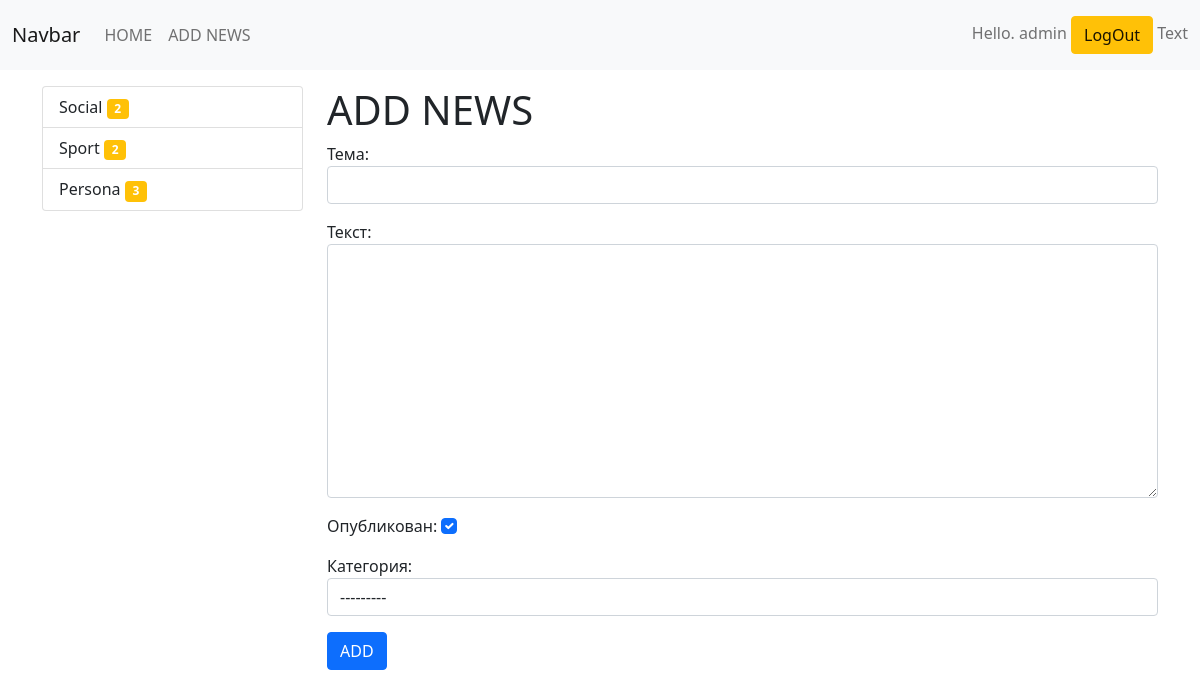
The page /news/add_news/ (signed in) on the database its author committed.
### news/models.py (models this page shows)
class Category(models.Model):
    title = models.CharField(max_length = 50, verbose_name = 'Категория', db_index = True)
    def __str__(self):
        return self.title
    def get_absolute_url(self):
        return reverse(viewname = 'category', kwargs={'category_id': self.pk,})
    class Meta:
        verbose_name = 'Категория'
        verbose_name_plural = 'Категории'
        ordering = ['title',]

### news/views.py (the view)
# urls.py: path('news/add_news/', CreateNews.as_view(), name = 'add_news'),
class CreateNews(LoginRequiredMixin, CreateView):
    form_class = NewsForm
    template_name = 'news/add_news.html'
    login_url = '/admin/login/?next=/news/add_news'

### news/forms.py (shortened to what this page needs)
class NewsForm(forms.ModelForm):
    class Meta:
        model = News
        fields = ['title', 'content', 'is_published', 'category']
        widgets = {
            'title': forms.TextInput(attrs = {"class": "form-control"}),
            'content': forms.Textarea(attrs = {"class": "form-control"}),
            'is_published': forms.CheckboxInput(attrs = {"class": "form-check-input", "role": "switch"}),
            'category': forms.Select(attrs = {"class": "form-control"}),
        }

### news/templatetags/news_tags.py (called while the page is built)
@register.inclusion_tag('news/list_cat.html')
def show_categories():
    categories = Category.objects.annotate(cnt=Count('news', filter=F('news__is_published'))).filter(cnt__gt=0)
    content = {
        'category': categories,
    }
    return content

### news/templates/news/add_news.html (shortened to what this page needs)
{% extends 'base.html' %}
{% block sidebar %}
    {% include 'inc/_sidebar.html' %}
{% endblock  %}
{% block content %}
    <div class="col-md-9">
        <h1>ADD NEWS</h1>
        <form action="{% url 'add_news' %}" method="POST">
            {{ form.as_p }}
            <button class="btn btn-primary btn-block" type="submit">
                ADD
            </button>
        </form>
    </div>
{% endblock  %}

### templates/inc/_nav.html (shortened to what this page needs)
<nav class="navbar navbar-expand-lg navbar-light bg-light">
    <div class="container-fluid">
        <a class="navbar-brand" href="{% url 'home' %}">Navbar</a>
        <div class="collapse navbar-collapse" id="navbarSupportedContent">
            <ul class="navbar-nav me-auto mb-2 mb-lg-0">
                <li class="nav-item">
                    <a class="nav-link" href="{% url 'home' %}">HOME</a>
                </li>
                {% if request.user.is_authenticated %}
                    <li class="nav-item">
                        <a class="nav-link" href="{% url 'add_news' %}">ADD NEWS</a>
                    </li>
                {% endif %}
            </ul>
            <span class="navbar-text">
                {% if request.user.is_authenticated %}
                    Hello. {{ request.user.username }}
                    <a type="button" class="btn btn-warning" href="{% url 'logout' %}">LogOut</a>
                {% else %}
                    <a type="button" class="btn btn-secondary" href="{% url 'register' %}">Register</a>
                    <a type="button" class="btn btn-warning" href="{% url 'login' %}">LogIn</a>
                {% endif %}
                Text
            </span>
        </div>
    </div>
</nav>

### news/templates/news/list_cat.html (shortened to what this page needs)
<div class="list-group">
    {% for item in category %}
        <a href="{{ item.get_absolute_url }}" class="list-group-item list-group-item-action">
            {{ item.title }}
            <span class="badge bg-warning">
                {{ item.cnt }}
            </span>
        </a>
    {% endfor %}
</div>

### rows shown on the page
Category: title "Social", cnt "2"
Category: title "Sport", cnt "2"
Category: title "Persona", cnt "3"

### other values the page prints
{{ request.user.username }} "admin"
